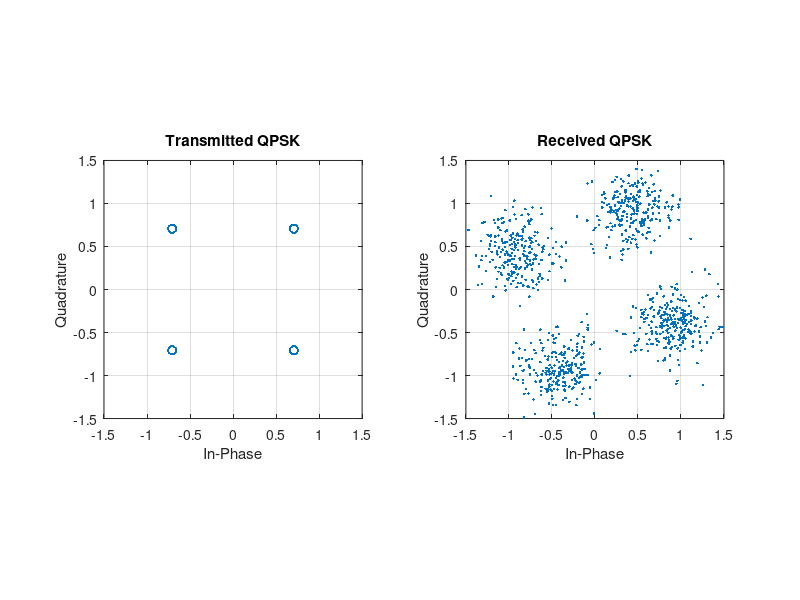

Write the MATLAB code that produced this figure. (Note: this script raises an error after producing the figure.)
clc;
clear;
close all;

%% PARAMETERS
N = 2000;
SNR = 10;

%% 1. RANDOM BITS
txBits = randi([0 1], N, 1);

%% 2. QPSK MODULATION
b1 = txBits(1:2:end);
b2 = txBits(2:2:end);

% QPSK mapping
I = 1 - 2*b1;
Q = 1 - 2*b2;

txSymbols = (I + 1j*Q)/sqrt(2);

%% 3. ADD NOISE AND PHASE ERROR
phaseError = 20*pi/180;

rxSignal = txSymbols .* exp(1j*phaseError);

rxSignal = awgn(rxSignal, SNR, 'measured');

%% 4. PLOT

figure;

subplot(1,2,1);
plot(real(txSymbols), imag(txSymbols), 'o');
grid on;
axis equal;
xlim([-1.5 1.5]);
ylim([-1.5 1.5]);
xlabel('In-Phase');
ylabel('Quadrature');
title('Transmitted QPSK');

subplot(1,2,2);
plot(real(rxSignal), imag(rxSignal), '.');
grid on;
axis equal;
xlim([-1.5 1.5]);
ylim([-1.5 1.5]);
xlabel('In-Phase');
ylabel('Quadrature');
title('Received QPSK');

sgtitle('QPSK Transmission and Reception');
